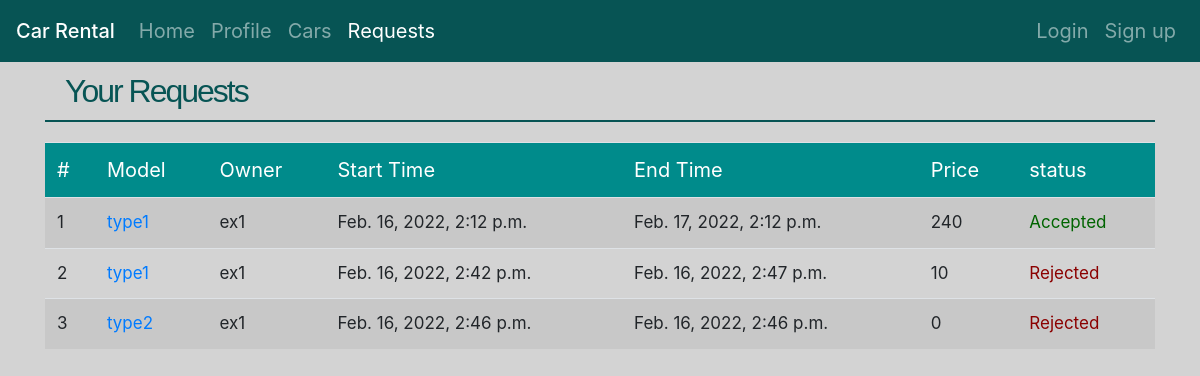
Screenshot of /rental/requests/ (signed in) with the database file from the repository.
### car_rental/models.py (models this page shows, shortened)
class RentRequest(models.Model):
    is_accepted = models.BooleanField(default=False)
    has_result = models.BooleanField(default=False)
    car = models.ForeignKey(Car, on_delete=models.CASCADE)
    requester = models.ForeignKey(User, on_delete=models.CASCADE)
    rent_start_time = models.DateTimeField('Start Time', default=timezone.now)
    rent_end_time = models.DateTimeField('End Time', default=get_tomorrow)
    creation_time = models.DateTimeField('Request time:', default=timezone.now)
    def get_price(self):
        delta_time = self.rent_end_time - self.rent_start_time
        delta_hours = delta_time.days * 24 + ceil(delta_time.seconds/3600)
        return delta_hours * self.car.price_per_hour

class Car(models.Model):
    car_type = models.CharField(max_length=50, default='type0')
    plate = models.CharField(max_length=8, default='12345678')
    renter = models.ForeignKey(User, null=True, default=None, on_delete=models.SET_NULL, related_name='cars_rented')
    owner = models.ForeignKey(User, on_delete=models.CASCADE, null=True, related_name='cars_owned')
    price_per_hour = models.IntegerField(default=10)
    rent_start_time = models.DateTimeField('Start Time', default=timezone.now)
    rent_end_time = models.DateTimeField('End Time', default=timezone.now)

class User(AbstractUser):
    isCarExhibition = models.BooleanField(default=False)
    credit = models.IntegerField(default=0)

### car_rental/views.py (the view)
# urls.py: path('requests/', views.RentRequestListView.as_view(), name='requests'),
@method_decorator(login_required, name='dispatch')
class RentRequestListView(generic.ListView):
    template_name = 'car_rental/request_list.html'
    model = RentRequest
    context_object_name = 'requests'
    def get_queryset(self):
        current_user = get_object_or_404(User, id=self.request.user.id)
        if current_user.isCarExhibition:
            return current_user.get_all_requests_of_exhibition()
        return current_user.rentrequest_set.all()

### car_rental/templates/car_rental/request_list.html (shortened to what this page needs)
{% extends 'car_rental/base.html' %}
{% load static %}
{% block style %}
    <link rel="stylesheet" type="text/css" href="{% static 'car_rental/stylesheets/request_list.css' %}">
{% endblock%}
{% block content %}
<div class="container">
<h1>Your Requests</h1>
{%if  user.isCarExhibition %}
    {% if requests %}
        <div class="alert alert-info"> Please accept or reject these requests:</div>
        <form action="{% url 'car_rental:answer_requests' %}" method="post">
        {% csrf_token %}
        <table class="table  table-striped table-hover">
        <thead>
        <tr>
            <td>#</td>
            <td>Model</td>
            <td>Plate Number</td>
            <td>Requester</td>
            <td>Start Time</td>
            <td>End Time</td>
            <td>Income</td>
            <td>Take it?</td>
        </tr>
        </thead>
        <tbody>
        {% for request in requests %}
            <tr>
                <td>{{ forloop.counter }}</td>
                <td>{{ request.car.car_type }}</td>
                <td>{{ request.car.plate }}</td>
                <td>{{ request.requester.username }}</td>
                <td>{{ request.rent_start_time }}</td>
                <td>{{ request.rent_end_time }}</td>
                <td>{{ request.get_price }}</td>
                <td>
                    <label for="yes{{ forloop.counter }}">Yes</label>
                    <input required type="radio" id="yes{{ forloop.counter }}" name="{{ request.id }}" value="yes">
                    &nbsp;&nbsp;&nbsp;&nbsp;
                    <label for="no{{ forloop.counter }}">No</label>
                    <input type="radio" id="no{{ forloop.counter }}" name="{{ request.id }}" value="no">
                </td>
            </tr>
         {% endfor %}
        </tbody>
        </table>
        <input value="Confirm" type="submit">
        </form>
    {% else %}
        <div class="alert alert-danger"><strong>No Requests.</strong></div>
    {% endif %}
{% else %}
    {% if requests %}
        <table class="table table-striped table-hover">
        <thead>
        <tr>
            <td>#</td>
            <td>Model</td>
            <td>Owner</td>
            <td>Start Time</td>
            <td>End Time</td>
            <td>Price</td>
            <td>status</td>
        </tr>
        </thead>
        <tbody>
        {% for request in requests %}
            <tr>
                <td>{{ forloop.counter }}</td>
                <td><a href="{% url 'car_rental:car' request.car.id %}">{{ request.car.car_type }}</a></td>
                <td>{{ request.car.owner.username }}</td>
                <td>{{ request.rent_start_time }}</td>
                <td>{{ request.rent_end_time }}</td>
                <td>{{ request.get_price }}</td>
            {% if request.has_result %}
                {% if request.is_accepted %}
                    <td style="color: darkgreen">Accepted</td>
                {% else %}
                    <td style="color: darkred">Rejected</td>
                {% endif %}
            {% else %}
                <td>Not determined yet</td>
            {% endif %}
            </tr>
         {% endfor %}
        </tbody>
        </table>
    {% else %}
        <div class="alert alert-danger"><strong>No Requests.</strong></div>
    {% endif %}
{% endif %}
</div>
{% endblock %}

### car_rental/static/car_rental/stylesheets/base.css (style rules this page uses)
body { background: lightgray; }
h1 { margin-bottom: 20px; color: #075454; font-family: "Trebuchet MS", sans-serif; font-size: 2em; letter-spacing: -2px; border-bottom: #075454 2px solid; padding: 10px 20px 10px 20px; }
.container { margin-bottom: 30px; }

### car_rental/static/car_rental/stylesheets/request_list.css (style rules this page uses)
h1 { padding: 10px 20px 10px 20px; }
table { width: 100%; }
td { font-size: 17px; padding: 10px; }
thead tr { background: darkcyan; }
thead td { color: white; font-size: 20px; }

### rows the page displays
RentRequest: car.car_type "type1", car.owner.username "ex1", rent_start_time "Feb. 16, 2022, 2:12 p.m.", rent_end_time "Feb. 17, 2022, 2:12 p.m.", get_price "240", has_result "Accepted"
RentRequest: car.car_type "type1", car.owner.username "ex1", rent_start_time "Feb. 16, 2022, 2:42 p.m.", rent_end_time "Feb. 16, 2022, 2:47 p.m.", get_price "10", has_result "Rejected"
RentRequest: car.car_type "type2", car.owner.username "ex1", rent_start_time "Feb. 16, 2022, 2:46 p.m.", rent_end_time "Feb. 16, 2022, 2:46 p.m.", get_price "0", has_result "Rejected"
